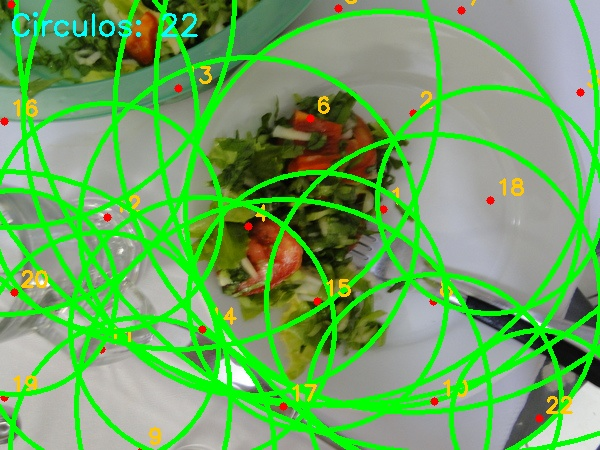
//> input picture LAB2/output/saida_BAD_Gauss/100.jpg, 600 x 450 px; its folder holds only this picture in this run
$ ./hough_pratos output/saida_BAD_Gauss/ out.png   (built with g++ and OpenCV 4)
//> lines starting //> are read from the running program, lines starting //| are printed output that depends on the picture; after the words box and inside, x2 and y2 are one past the last pixel; in counts of white or black regions, pixels touching at a corner belong together
/**
 * Laboratório 02 — Detecção de Pratos com Transformada de Hough
 * UC de Visão Computacional | Prof. Dr. Fábio Cappabianco
 *
 * Compilar:
 *   cmake -S . -B build && cmake --build build
 *
 * Uso:
 *   ./build/hough_pratos <pasta_entrada> <pasta_saida> [config.ini]
 *   Exemplo: ./build/hough_pratos ./imagens ./saida config.ini
 *
 * Os parâmetros são lidos de config.ini — edite-o sem precisar recompilar.
 */

#include <opencv2/opencv.hpp>
#include <filesystem>
#include <iostream>
#include <fstream>
#include <sstream>
#include <string>
#include <map>
#include <vector>
#include <algorithm>

namespace fs = std::filesystem;
using namespace cv;

// ═══════════════════════════════════════════════════════════════════════════════
// Leitor de arquivo .ini simples
// ═══════════════════════════════════════════════════════════════════════════════
class IniConfig {
public:
    bool load(const std::string& path) {
        std::ifstream f(path);
        if (!f.is_open()) return false;

        std::string section, line;
        while (std::getline(f, line)) {
            // Remove comentários e espaços
            auto pos = line.find('#');
            if (pos != std::string::npos) line = line.substr(0, pos);
            line.erase(0, line.find_first_not_of(" \t"));
            line.erase(line.find_last_not_of(" \t\r\n") + 1);
            if (line.empty()) continue;

            if (line.front() == '[' && line.back() == ']') {
                section = line.substr(1, line.size() - 2);
            } else {
                auto eq = line.find('=');
                if (eq == std::string::npos) continue;
                std::string key = line.substr(0, eq);
                std::string val = line.substr(eq + 1);
                key.erase(key.find_last_not_of(" \t") + 1);
                val.erase(0, val.find_first_not_of(" \t"));
                data[section + "." + key] = val;
            }
        }
        return true;
    }

    double getDouble(const std::string& sec, const std::string& key, double def = 0.0) const {
        auto it = data.find(sec + "." + key);
        return (it != data.end()) ? std::stod(it->second) : def;
    }

    int getInt(const std::string& sec, const std::string& key, int def = 0) const {
        auto it = data.find(sec + "." + key);
        return (it != data.end()) ? std::stoi(it->second) : def;
    }

    bool getBool(const std::string& sec, const std::string& key, bool def = false) const {
        return getInt(sec, key, def ? 1 : 0) != 0;
    }

    void print() const {
        std::cout << "\n┌─ Configuração carregada ─────────────────────────\n";
        for (const auto& [k, v] : data)
            std::cout << "│  " << k << " = " << v << "\n";
        std::cout << "└──────────────────────────────────────────────────\n\n";
    }

private:
    std::map<std::string, std::string> data;
};

// ═══════════════════════════════════════════════════════════════════════════════
// Pré-processamento
// ═══════════════════════════════════════════════════════════════════════════════
Mat preprocessar(const Mat& src, const IniConfig& cfg) {
    Mat gray, result;

    cvtColor(src, gray, COLOR_BGR2GRAY);
    result = gray.clone();

    // Redimensionamento (se configurado)
    int rw = cfg.getInt("output", "resize_width");
    if (rw > 0) {
        double scale = (double)rw / src.cols;
        resize(result, result, Size(), scale, scale, INTER_AREA);
    }

    // Filtro Gaussiano
    int gk = cfg.getInt("preprocessing", "gaussian_ksize");
    if (gk > 0) {
        if (gk % 2 == 0) gk++;
        double gs = cfg.getDouble("preprocessing", "gaussian_sigma", 2.0);
        GaussianBlur(result, result, Size(gk, gk), gs);
    }

    // Filtro da Mediana
    int mk = cfg.getInt("preprocessing", "median_ksize");
    if (mk > 0) {
        if (mk % 2 == 0) mk++;
        medianBlur(result, result, mk);
    }

    // Equalização de histograma global
    if (cfg.getBool("preprocessing", "equalize_hist")) {
        equalizeHist(result, result);
    }

    // CLAHE (tem prioridade sobre equalização global se ambos ativos)
    if (cfg.getBool("preprocessing", "clahe")) {
        double clip = cfg.getDouble("preprocessing", "clahe_clip", 2.0);
        int    tile = cfg.getInt("preprocessing",   "clahe_tile",  8);
        auto clahe  = createCLAHE(clip, Size(tile, tile));
        clahe->apply(result, result);
    }

    return result;
}

// ═══════════════════════════════════════════════════════════════════════════════
// Detecção
// ═══════════════════════════════════════════════════════════════════════════════
std::vector<Vec3f> detectarCirculos(const Mat& processed, const IniConfig& cfg) {
    std::vector<Vec3f> circles;
    HoughCircles(
        processed,
        circles,
        HOUGH_GRADIENT,
        cfg.getDouble("hough", "dp",        1.5),
        cfg.getDouble("hough", "minDist",   100),
        cfg.getDouble("hough", "param1",    100),
        cfg.getDouble("hough", "param2",     40),
        cfg.getInt   ("hough", "minRadius",  80),
        cfg.getInt   ("hough", "maxRadius",   0)
    );

    int maxC = cfg.getInt("output", "max_circles");
    if (maxC > 0 && (int)circles.size() > maxC)
        circles.resize(maxC);

    return circles;
}

// ═══════════════════════════════════════════════════════════════════════════════
// Desenho
// ═══════════════════════════════════════════════════════════════════════════════
Mat desenharCirculos(const Mat& src, const std::vector<Vec3f>& circles) {
    Mat output = src.clone();
    for (size_t i = 0; i < circles.size(); ++i) {
        Point center(cvRound(circles[i][0]), cvRound(circles[i][1]));
        int   radius = cvRound(circles[i][2]);
        circle(output, center, radius, Scalar(0, 255, 0), 3);
        circle(output, center, 4,      Scalar(0, 0, 255), -1);
        putText(output, std::to_string(i + 1), center + Point(6, -6),
                FONT_HERSHEY_SIMPLEX, 0.7, Scalar(0, 200, 255), 2);
    }
    std::string info = "Circulos: " + std::to_string(circles.size());
    putText(output, info, Point(10, 35),
            FONT_HERSHEY_SIMPLEX, 1.0, Scalar(255, 255, 0), 2);
    return output;
}

// ═══════════════════════════════════════════════════════════════════════════════
// Main
// ═══════════════════════════════════════════════════════════════════════════════
int main(int argc, char* argv[]) {
    if (argc < 3) {
        std::cerr << "Uso: " << argv[0]
                  << " <pasta_entrada> <pasta_saida> [config.ini]\n";
        return 1;
    }

    fs::path inputDir  = argv[1];
    fs::path outputDir = argv[2];
    std::string configPath = (argc >= 4) ? argv[3] : "config.ini";

    IniConfig cfg;
    if (!cfg.load(configPath)) {
        std::cerr << "Aviso: nao foi possivel abrir '" << configPath
                  << "'. Usando valores padrao.\n";
    } else {
        std::cout << "Config carregada de: " << configPath;
        cfg.print();
    }

    if (!fs::exists(outputDir))
        fs::create_directories(outputDir);

    // Subpasta para imagens pré-processadas
    fs::path prepDir = outputDir / "preprocessado";
    bool salvarPrep = cfg.getBool("output", "save_preprocessed", true);
    if (salvarPrep && !fs::exists(prepDir))
        fs::create_directories(prepDir);

    const std::vector<std::string> exts = {".jpg", ".jpeg", ".png", ".bmp"};

    int total = 0, semDeteccao = 0;
    std::ofstream log(outputDir / "resultados.csv");
    log << "arquivo,circulos_detectados\n";

    for (const auto& entry : fs::directory_iterator(inputDir)) {
        if (!entry.is_regular_file()) continue;

        std::string ext = entry.path().extension().string();
        std::transform(ext.begin(), ext.end(), ext.begin(), ::tolower);
        bool ehImagem = std::any_of(exts.begin(), exts.end(),
                                    [&](const std::string& e){ return e == ext; });
        if (!ehImagem) continue;

        Mat src = imread(entry.path().string());
//> src is the input picture: 450 rows x 600 cols, CV_8UC3; mean B, G, R 97.1, 166.9, 108.9
        if (src.empty()) {
            std::cerr << "Erro ao ler: " << entry.path() << "\n";
            continue;
        }

        Mat processed = preprocessar(src, cfg);
//> in preprocessar, `cvtColor(src, gray, COLOR_BGR2GRAY);`:
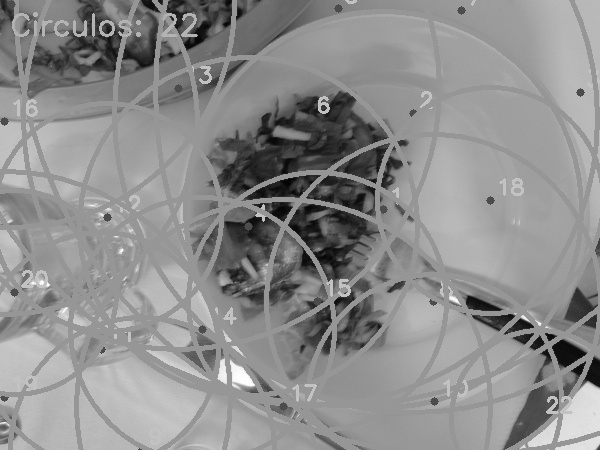
//> gray: 450 rows x 600 cols, CV_8UC1; min 2, max 255, mean 141.6
//> in preprocessar, `int rw = cfg.getInt("output", "resize_width");`: rw = 0

        // Salvar imagem pre-processada (grayscale) antes do Hough
        if (salvarPrep) {
            fs::path prepPath = prepDir / entry.path().filename();
            imwrite(prepPath.string(), processed);
        }

        auto circles  = detectarCirculos(processed, cfg);
//> in detectarCirculos, `HoughCircles( processed, circles, HOUGH_GRADIENT, cfg.getDouble("hough..`: circles = 24 circles (x, y, radius), first 12: [248.2, 225.8, 171.5], [381.8, 213.8, 200], [201.8, 329.2, 129.7], [158.2, 174.8, 159.1], [462.8, 9.75, 448.9], [315.8, 300.8, 125.9], [374.2, 102.8, 223.8], [285.8, 402.8, 206.4], [441.8, 309.8, 152.2], [212.2, 86.25, 181.7], [2.25, 266.2, 247.7], [101.2, 348.8, 114.7]
//> in detectarCirculos, `int maxC = cfg.getInt("output", "max_circles");`: maxC = 0
//> circles = 24 items, first 12: [248.2, 225.8, 171.5], [381.8, 213.8, 200], [201.8, 329.2, 129.7], [158.2, 174.8, 159.1], [462.8, 9.75, 448.9], [315.8, 300.8, 125.9], [374.2, 102.8, 223.8], [285.8, 402.8, 206.4], [441.8, 309.8, 152.2], [212.2, 86.25, 181.7], [2.25, 266.2, 247.7], [101.2, 348.8, 114.7]
        Mat resultado = desenharCirculos(src, circles);
//> the loop in desenharCirculos, `for (size_t i = 0; i < circles.size(); ++i)` made 24 passes
//> (center, radius) on passes 1 to 12: (Point(248, 226), 172), (Point(382, 214), 200), (Point(202, 329), 130), (Point(158, 175), 159), (Point(463, 10), 449), (Point(316, 301), 126), (Point(374, 103), 224), (Point(286, 403), 206), (Point(442, 310), 152), (Point(212, 86), 182), (Point(2, 266), 248), (Point(101, 349), 115)
//> pass 1, in desenharCirculos, `putText(output, std::to_string(i + 1), center + Point(6, -6), FONT_HER..`:
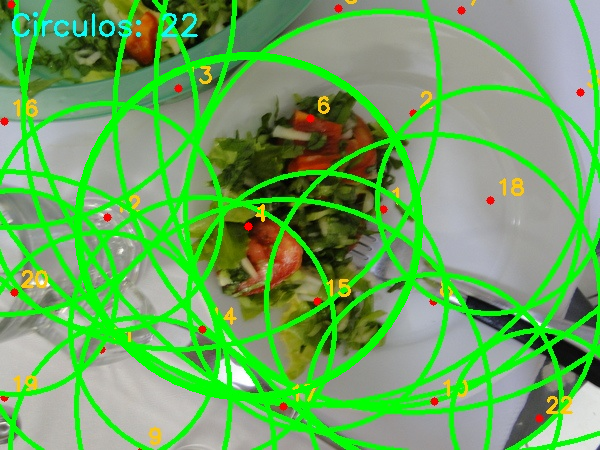
//> output: 450 rows x 600 cols, CV_8UC3; 1.98% of pixels changed, all inside (x1, y1, x2, y2) = (74, 52, 423, 401)
//> pass 2, in desenharCirculos, `putText(output, std::to_string(i + 1), center + Point(6, -6), FONT_HER..`:
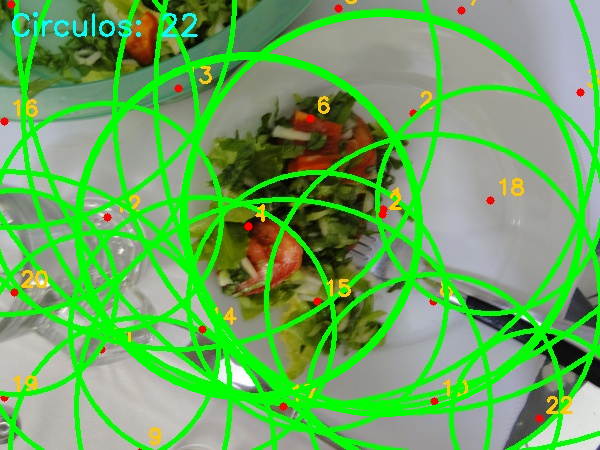
//> output: 450 rows x 600 cols, CV_8UC3; 2.24% of pixels changed, all inside (x1, y1, x2, y2) = (180, 12, 585, 417)
//> pass 3, in desenharCirculos, `putText(output, std::to_string(i + 1), center + Point(6, -6), FONT_HER..`:
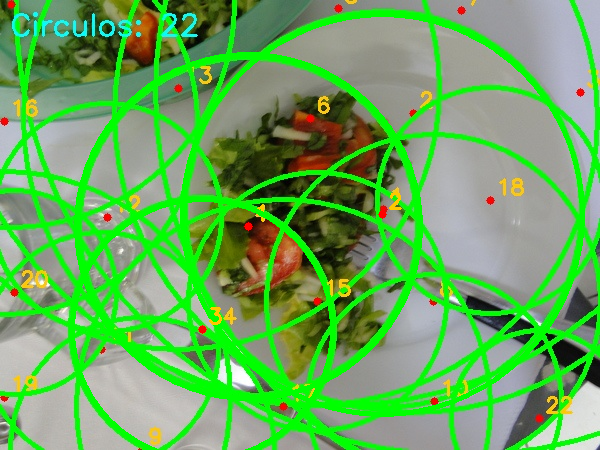
//> output: 450 rows x 600 cols, CV_8UC3; 1.27% of pixels changed, all inside (x1, y1, x2, y2) = (70, 197, 335, 450)
//> after the loop in desenharCirculos, `for (size_t i = 0; i < circles.size(); ++i)`:
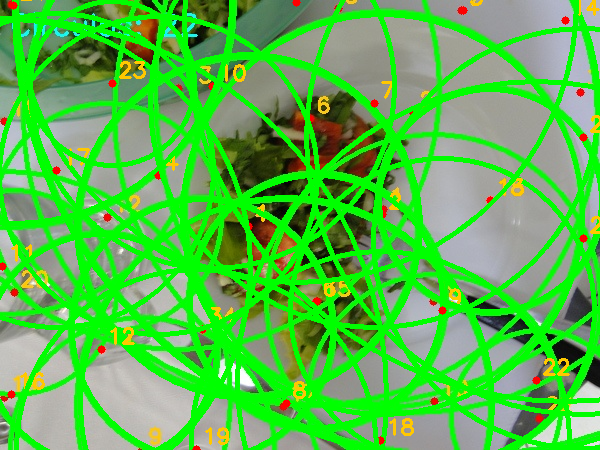
//> output: 450 rows x 600 cols, CV_8UC3; mean B, G, R 76.5, 187.1, 87.8
//> in desenharCirculos, `std::string info = "Circulos: " + std::to_string(circles.size());`: info = "Circulos: 24"
//> in desenharCirculos, `putText(output, info, Point(10, 35), FONT_HERSHEY_SIMPLEX, 1.0, Scalar..`:
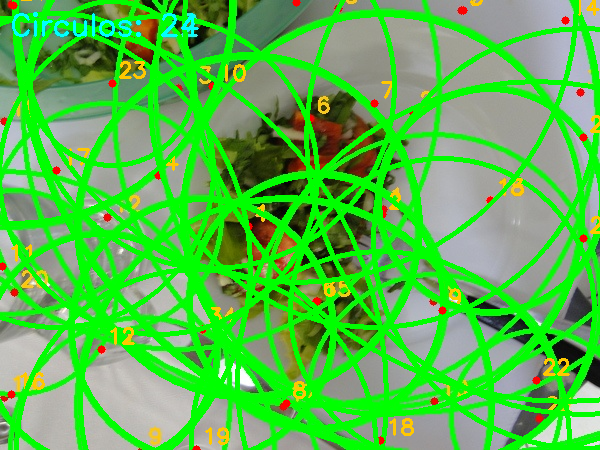
//> output: 450 rows x 600 cols, CV_8UC3; 0.44% of pixels changed, all inside (x1, y1, x2, y2) = (12, 12, 199, 37)

        fs::path outPath = outputDir / entry.path().filename();
        imwrite(outPath.string(), resultado);

        log << entry.path().filename().string() << ","
            << circles.size() << "\n";

        if (circles.empty()) ++semDeteccao;
        ++total;

        std::cout << "[" << total << "] "
                  << entry.path().filename().string()
                  << " -> " << circles.size() << " circulo(s)\n";
//| [1] 100.jpg -> 24 circulo(s)
    }

    log.close();

    std::cout << "\n==========================================\n";
    std::cout << "Total processado : " << total                  << "\n";
    std::cout << "Com deteccao     : " << (total - semDeteccao)  << "\n";
    std::cout << "Sem deteccao     : " << semDeteccao            << "\n";
    std::cout << "==========================================\n";
    std::cout << "Saida : " << outputDir << "\n";
    std::cout << "CSV   : " << (outputDir / "resultados.csv") << "\n";

    return 0;
}
